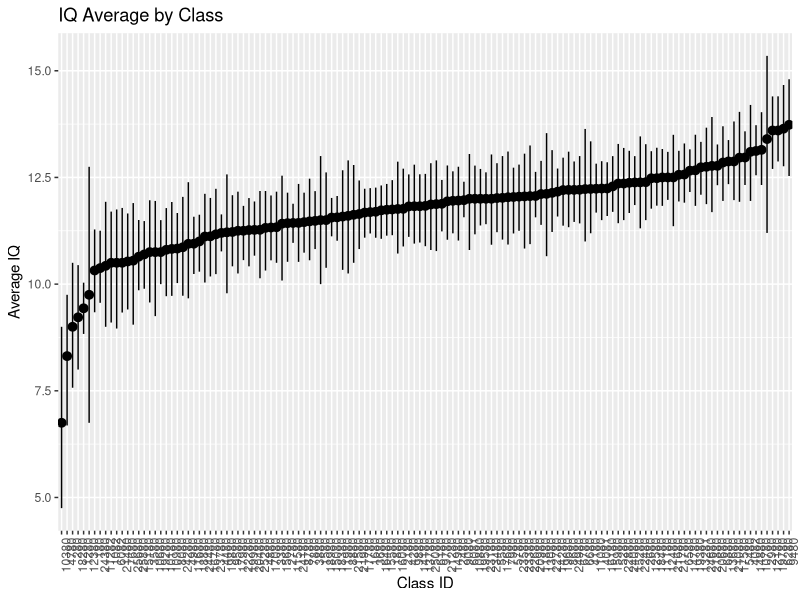
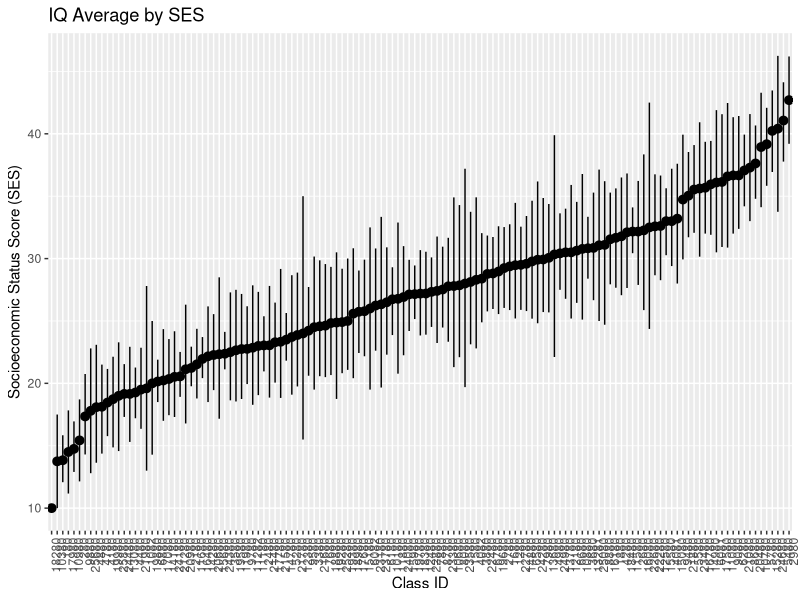
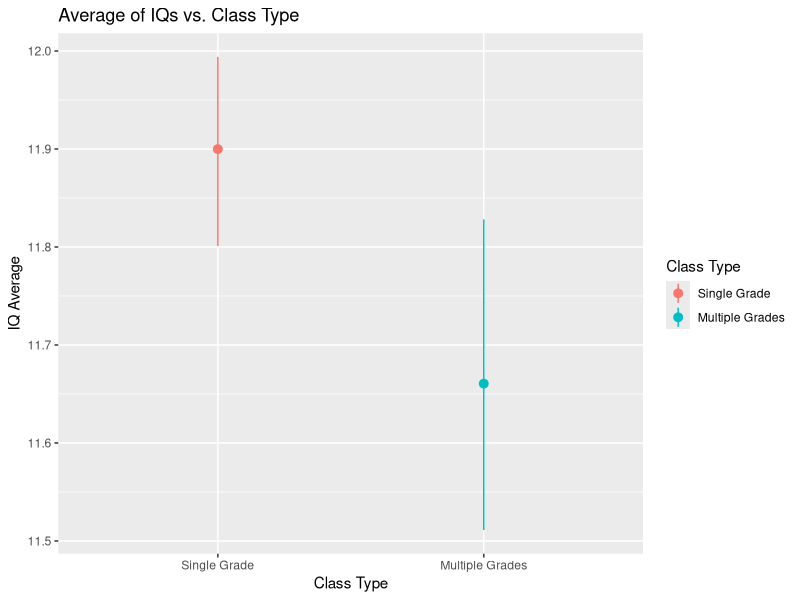
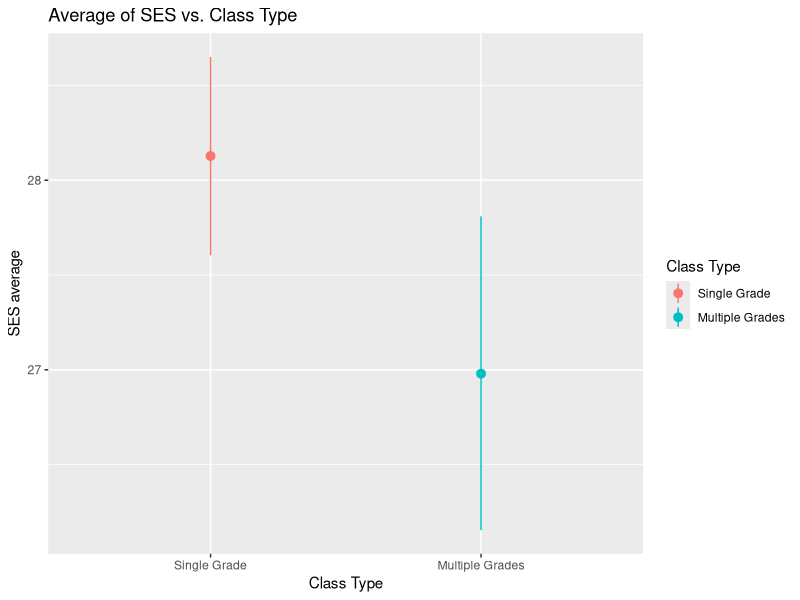

Generate these figures, in order, with R: (Note: this script raises an error after producing the figures.)
## ---- chunk 1
library(ggplot2)
library(plyr)
library(reshape2)
library(splines)
library(boot)
library(MASS)
library(broom)
library(Hmisc)
## ---- chunk 2
#Save the original graph as a dataframe object to manipulate clumns for plotting
nlschools.df = nlschools 

#Summary statistics
summary(nlschools.df) 
## ---- chunk 3
##Re-order class id by IQ
nlschools.df$class = with(nlschools.df, reorder(class, IQ))

#Plot class by IQ to better view patterns across IQ averages per class and the confidence intervals
ggplot(data = nlschools.df, mapping=aes(x = class, y = IQ, group = class)) + stat_summary(fun.data = mean_cl_boot, geom='pointrange') + labs(title= 'IQ Average by Class', x = 'Class ID', y = 'Average IQ') + theme(axis.text.x = element_text(angle = 90, hjust = 1))

#Rotate x labels source:
# http://stackoverflow.com/questions/1330989/rotating-and-spacing-axis-labels-in-ggplot2

## ---- chunk 4
##Re-order class id by SES to better view patterns across SES score averages per class and the confidence intervals
nlschools.df$class = with(nlschools.df, reorder(class, SES))

##Visual check SES by classes
ggplot(data = nlschools.df, mapping=aes(x = class, y = SES, group = class)) + stat_summary(fun.data = mean_cl_boot, geom='pointrange') + labs(title= 'IQ Average by SES', x = 'Class ID', y = 'Socioeconomic Status Score (SES)') + theme(axis.text.x = element_text(angle = 90, hjust = 1))

## ---- chunk 5
##The COMB value or the multigrade or non-mutigrade class grouping may be a class-specific factor that distinguishes differences between pupils and SES or pupils and IQ 
nlschools.df$COMB = mapvalues(nlschools.df$COMB, 
                                from=c('1', '0'),
                                to=c('Multiple Grades', 'Single Grade'))

##Visual check IQ by COMB
ggplot(data = nlschools.df, mapping=aes(x = COMB, y = IQ, color = COMB, group = COMB)) + stat_summary(fun.data = mean_cl_boot, geom='pointrange') + labs(color = 'Class Type', x='Class Type', y='IQ Average', title = 'Average of IQs vs. Class Type')



## ---- chunk 6
#We can also check the probability that being of a certain SES is indicative of being in a Multigrade class or not through a logistic regression.

##Visual check SES  by COMB
ggplot(data = nlschools.df, mapping=aes(x = COMB, y = SES, color = COMB, group = COMB)) + stat_summary(fun.data = mean_cl_boot, geom='pointrange') + labs(color = 'Class Type', x='Class Type', y='SES average', title = 'Average of SES vs. Class Type')



## ---- chunk 7
#Determine with T-test
#Source: http://ww2.coastal.edu/kingw/statistics/R-tutorials/independent-t.html
multigrade.IQ = subset(nlschools.df, subset = COMB=='Multiple Grades', select = IQ)
singlegrade.IQ = subset(nlschools.df, subset = COMB=='Single Grade', select = IQ)
  

#Default is two tailed test
t.test(multigrade.IQ, singlegrade.IQ)
## ---- chunk 8
multigrade.SES = subset(nlschools.df, subset = COMB=='Multiple Grades', select = SES)
singlegrade.SES = subset(nlschools.df, subset = COMB=='Single Grade', select = SES)

#Default is two tailed test
t.test(multigrade.SES, singlegrade.SES)

## ---- chunk 9
#Given that COMB is a categorical variable indicating multi=grade classes or no, I considered COMB in a logistical model

# create a categorical variable is.multiplegrade to indicate multiple grade class
nlschools.df = mutate(nlschools.df, is.multiplegrades = COMB == 'Multiple Grades')

# point.jitter: saves typing later on
point.jitter = geom_point(position=position_jitter(height=0.02, width=0), size=1.5)

# convert is.multiplegrades to numeric for linear regression
nlschools.df$is.multiplegrades = mapvalues(nlschools.df$is.multiplegrades, from = c('TRUE', 'FALSE'), to = c(1,0))

# fit a logistic regression 
glm.model = glm(is.multiplegrades ~ SES, data = nlschools.df, family = 'binomial')

# extract the predictions and residuals
glm.augment = augment(glm.model, data = nlschools.df, type.predict = 'response', type.residuals = 'response')

# plot the predictions
ggplot(data=glm.augment, mapping=aes(x=SES, y=is.multiplegrades)) + point.jitter + geom_line(mapping=aes(x=SES, y=.fitted))


## ---- chunk 10
#Given that COMB is a categorical variable indicating multi=grade classes or no, I considered COMB in a logistical model

# fit a logistic regression 
glm.model = glm(is.multiplegrades ~ IQ, data = nlschools.df, family = 'binomial')

# extract the predictions and residuals
glm.augment = augment(glm.model, data = nlschools.df, type.predict = 'response', type.residuals = 'response')

# plot the predictions
ggplot(data=glm.augment, mapping=aes(x=IQ, y=is.multiplegrades)) + point.jitter + geom_line(mapping=aes(x=IQ, y=.fitted))


## ---- chunk 11
#Obtain dataset again without adjustment made in previous analysis
nlschools.df = nlschools

#Excluded class because class ids do not yield meaningful information/patterns in this data
nlschools.df = subset(nlschools.df, select = c(lang, IQ, GS, SES, COMB) ) 

#Ascertained dataframe sctructure for analysis
nlschools.df = as.data.frame(nlschools.df)

#Changed factor into number for standardzing the data
nlschools.df$COMB = as.numeric(nlschools.df$COMB)

#To better view relationships, I normalized the data to zero mean and unit variance
#Source: http://stackoverflow.com/questions/15215457/standardize-data-columns-in-r
scaled.nlschools = scale(nlschools.df)

#Ascertained dataframe structure for analysis
scaled.nlschools = as.data.frame(scaled.nlschools)

#Obtain the full model that considers all variables
full.model = lm(lang ~ ., data = scaled.nlschools)
summary(full.model)

#The following is the function I used for this purpose:
plot.coef = function(model) { 
  plot.df = data.frame( names = names(coefficients(model)), coef = coefficients(model), lower = confint(model)[, 1], upper = confint(model)[, 2])
  plot.df$names = with(plot.df, reorder(x = names, X = coef, FUN=mean))
  plot.out = ggplot(data = plot.df, mapping = aes(x = names, y = coef, ymin = lower, ymax = upper)) + geom_pointrange() + coord_flip() + labs(x='', y= '')
  return(plot.out)
}

#Checked the coefficients for the linear model
plot.coef(full.model) + theme(text = element_text(size=18))
## ---- chunk 12

# Forward variable selection:
# Initial model: use no variables
empty.model = lm(lang ~ 1, data = scaled.nlschools)

#View the output of the forward selection: lowest AIC is preferred
forward.step = step(empty.model, direction='forward', scope = formula(full.model))

#View the coefficients
plot.coef(forward.step) + theme(text = element_text(size=18))

## ---- chunk 13

#Backward variable selection

#View the output: Lowest AIC is preferred
linear.back.model = step(full.model)

#View the coeffificents
plot.coef(linear.back.model) + theme(text = element_text(size=18))
## ---- chunk 14
#Viewing residuals according to the forward step model. 
#Either forward or backward models would have been fine. The above analyses only considered a df = 1, a linear relationship between the variable and lang (language test score).

lm.augment = augment(forward.step, data= scaled.nlschools)

# pattern in IQ
ggplot(data=lm.augment, mapping=aes(x=IQ, y=.resid)) + geom_point()

#  lack of a pattern in SES
ggplot(data=lm.augment, mapping=aes(x=SES, y=.resid)) + geom_point()

# Even though, COMB (class type) is a categorical variable, it was still interesting to observe the residual differences on the two binary values (multigrade or not multigrade). There seems to be a lack of a pattern.
ggplot(data=lm.augment, mapping=aes(x=COMB, y=.resid)) + geom_point()
## ---- chunk 15
# Use splines to fit a better model
library(gam)


#Considered linear and non-linear predictor fits as well.
# let R choose df for splines in each input variable
scope.list = list(
  "COMB" = ~ 1 + COMB,
  "SES" = ~ 1 + SES + ns(SES, df=2) + ns(SES, df=3) + ns(SES, df=4),
  "GS" = ~ 1 + GS + ns(GS, df=2) + ns(GS, df=3) + ns(GS, df=4),
  "IQ" = ~ 1 + IQ + ns(IQ, df=2) + ns(IQ, df=3) + ns(IQ, df=4)) 


#Forward selection: Used the empty model to start
start.model = gam(lang ~ 1, data = scaled.nlschools)
# variable selection. output suppressed because it's long:
spline.step = step.gam(start.model, scope = scope.list)
## ---- chunk 16
# View the forward selection fitted model with nonlinear splines
plot.gam(spline.step, se=T)

## ---- chunk 17
# Start with the GAM model, with splines from the previous model
start.model = lm(formula(spline.step), data = scaled.nlschools)

# the full model is the GAM plus all linear interactions found to be informative in the previous forward variable selection
# I.E., Step:4 lang ~ COMB + ns(SES, df = 2) + IQ ; AIC= 5294.077 
all.interactions = lm(lang ~ .^2 + ns(SES, df = 2) + IQ + COMB, data = scaled.nlschools)

# do forward variable selection. note start is the GAM and not the empty model
# output suppressed due to length
interactions.gam.step = step(start.model, direction='forward', scope = formula(all.interactions))

formula(interactions.gam.step)

# View plot
plot.coef(interactions.gam.step)+ theme(text = element_text(size=18))

## ---- chunk 18
# plot the splines (interactions are not shown)
plot.gam(interactions.gam.step, se=T)

## ---- chunk 19
#Obtain the residuals and examine all of the terms 
gam.augment = mutate(scaled.nlschools, .fitted=predict(interactions.gam.step), .resid = lang - .fitted)

# pattern in IQ
ggplot(data = gam.augment, mapping=aes(x=IQ, y=.resid)) + geom_point()

# lack of a pattern in SES 
ggplot(data = gam.augment, mapping=aes(x=SES, y=.resid)) + geom_point()


# lack of a pattern in SES with df= 2
ggplot(data = gam.augment, mapping=aes(x=SES*SES, y=.resid)) + geom_point()

# lack of a pattern in COMB
ggplot(data = gam.augment, mapping=aes(x=COMB, y=.resid)) + geom_point()

# pattern in IQ score * Class type
ggplot(data = gam.augment, mapping=aes(x=IQ*COMB, y=.resid)) + geom_point()


## ---- chunk 20
library(car)

#Check/Validate with co-plot esp. for nominal variables
#When the conditioning variable is categorical we can just use facet_wrap(). Here is one of the interactions that remained in the GAM model.
ggplot(data = nlschools.df, mapping = aes(y=lang, x = IQ)) + geom_point() + geom_smooth(method='lm') + facet_wrap('COMB')

#If I were to unscale the values, the trend would be the same
ggplot(data = nlschools, mapping = aes(y=lang, x = IQ)) + geom_point() + geom_smooth(method='lm') + facet_wrap('COMB')

#The co-plot deomonstrates how language test scores may be affected by 
ggplot(data = scaled.nlschools, mapping = aes(y=lang, x = SES)) + geom_point() + geom_smooth(method='lm') + facet_wrap('COMB')

#If I were to unscale the values, the trend would be the same
ggplot(data = nlschools, mapping = aes(y=lang, x = IQ)) + geom_point() + geom_smooth(method='lm') + facet_wrap('COMB')
## ---- chunk 21
coplot(data= scaled.nlschools, lang ~ IQ  | SES, panel=panel.smooth, cex=.1, span=.1, rows=1, lwd=3)

#The same trend shows on the unscaled data. We are able to view the exact IQ, SES, and language test scores.
coplot(data= nlschools, lang ~ IQ  | SES, panel=panel.smooth, cex=.1, span=.1, rows=1, lwd=3)
## ---- chunk 22

#The last three graphs show a nearly hiorizontal trend, indicating that the above average IQ pupils ( above 0 [standardized]) tend to be among the higher SES score range.
coplot(data= scaled.nlschools, lang ~ SES  | IQ, panel=panel.smooth, cex=.1, span=.1, rows=1, lwd=3)


#The trends are the same with the unscaled data.
#We can see that students with higher SES scores tended to score higher on the language exam. Nevertheless, given IQ, students withhigher IQs scored high regardless of their SES.
coplot(data= nlschools, lang ~ SES  | IQ, panel=panel.smooth, cex=.1, span=.1, rows=1, lwd=3)

## ---- chunk 23
library(mclust)
nlcluster = nlschools

# Cluster based on the numeric columns of nlschools, with up to 3 groups
fit = Mclust(nlschools[,c(1,2,4,5) ], G = 1:3)
# the output contains a vector of the cluster labels called fit$classification
nlcluster$cluster = fit$classification
# customize the variable names
labels = c('language\n test\n score', 'verbal\n IQ', 'Class\n size', 'Socio\n economic\n status')

# create the scatterplot matrix. cex.labels = font size
pairs(nlschools[,c(1,2,4,5) ], col=nlcluster$cluster, pch = nlcluster$cluster, cex=.2, cex.labels=.8, labels = labels)
